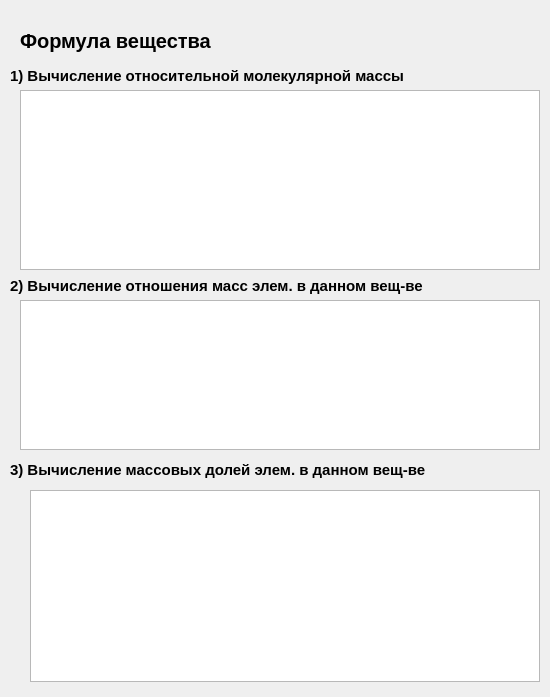
<?xml version="1.0" encoding="UTF-8"?>
<ui version="4.0">
 <class>form</class>
 <widget class="QWidget" name="form">
  <property name="geometry">
   <rect>
    <x>0</x>
    <y>0</y>
    <width>550</width>
    <height>697</height>
   </rect>
  </property>
  <property name="windowTitle">
   <string>Масса вещества</string>
  </property>
  <property name="windowOpacity">
   <double>3.000000000000000</double>
  </property>
  <widget class="QLabel" name="name">
   <property name="geometry">
    <rect>
     <x>20</x>
     <y>20</y>
     <width>440</width>
     <height>41</height>
    </rect>
   </property>
   <property name="font">
    <font>
     <pointsize>15</pointsize>
     <weight>75</weight>
     <bold>true</bold>
     <stylestrategy>PreferDefault</stylestrategy>
    </font>
   </property>
   <property name="text">
    <string>Формула вещества</string>
   </property>
   <property name="textFormat">
    <enum>Qt::AutoText</enum>
   </property>
  </widget>
  <widget class="QLabel" name="label6">
   <property name="geometry">
    <rect>
     <x>10</x>
     <y>460</y>
     <width>540</width>
     <height>20</height>
    </rect>
   </property>
   <property name="font">
    <font>
     <pointsize>11</pointsize>
     <weight>75</weight>
     <bold>true</bold>
    </font>
   </property>
   <property name="text">
    <string>3) Вычисление массовых долей элем. в данном вещ-ве</string>
   </property>
  </widget>
  <widget class="QLabel" name="label5">
   <property name="geometry">
    <rect>
     <x>10</x>
     <y>275</y>
     <width>530</width>
     <height>21</height>
    </rect>
   </property>
   <property name="font">
    <font>
     <pointsize>11</pointsize>
     <weight>75</weight>
     <bold>true</bold>
    </font>
   </property>
   <property name="text">
    <string>2) Вычисление отношения масс элем. в данном вещ-ве</string>
   </property>
  </widget>
  <widget class="QLabel" name="label4">
   <property name="geometry">
    <rect>
     <x>10</x>
     <y>66</y>
     <width>500</width>
     <height>20</height>
    </rect>
   </property>
   <property name="font">
    <font>
     <pointsize>11</pointsize>
     <weight>75</weight>
     <bold>true</bold>
    </font>
   </property>
   <property name="text">
    <string>1) Вычисление относительной молекулярной массы</string>
   </property>
  </widget>
  <widget class="QTextBrowser" name="tb1">
   <property name="geometry">
    <rect>
     <x>20</x>
     <y>90</y>
     <width>520</width>
     <height>180</height>
    </rect>
   </property>
  </widget>
  <widget class="QTextBrowser" name="tb2">
   <property name="geometry">
    <rect>
     <x>20</x>
     <y>300</y>
     <width>520</width>
     <height>150</height>
    </rect>
   </property>
  </widget>
  <widget class="QTextBrowser" name="tb3">
   <property name="geometry">
    <rect>
     <x>30</x>
     <y>490</y>
     <width>510</width>
     <height>192</height>
    </rect>
   </property>
  </widget>
 </widget>
 <resources/>
 <connections/>
</ui>
